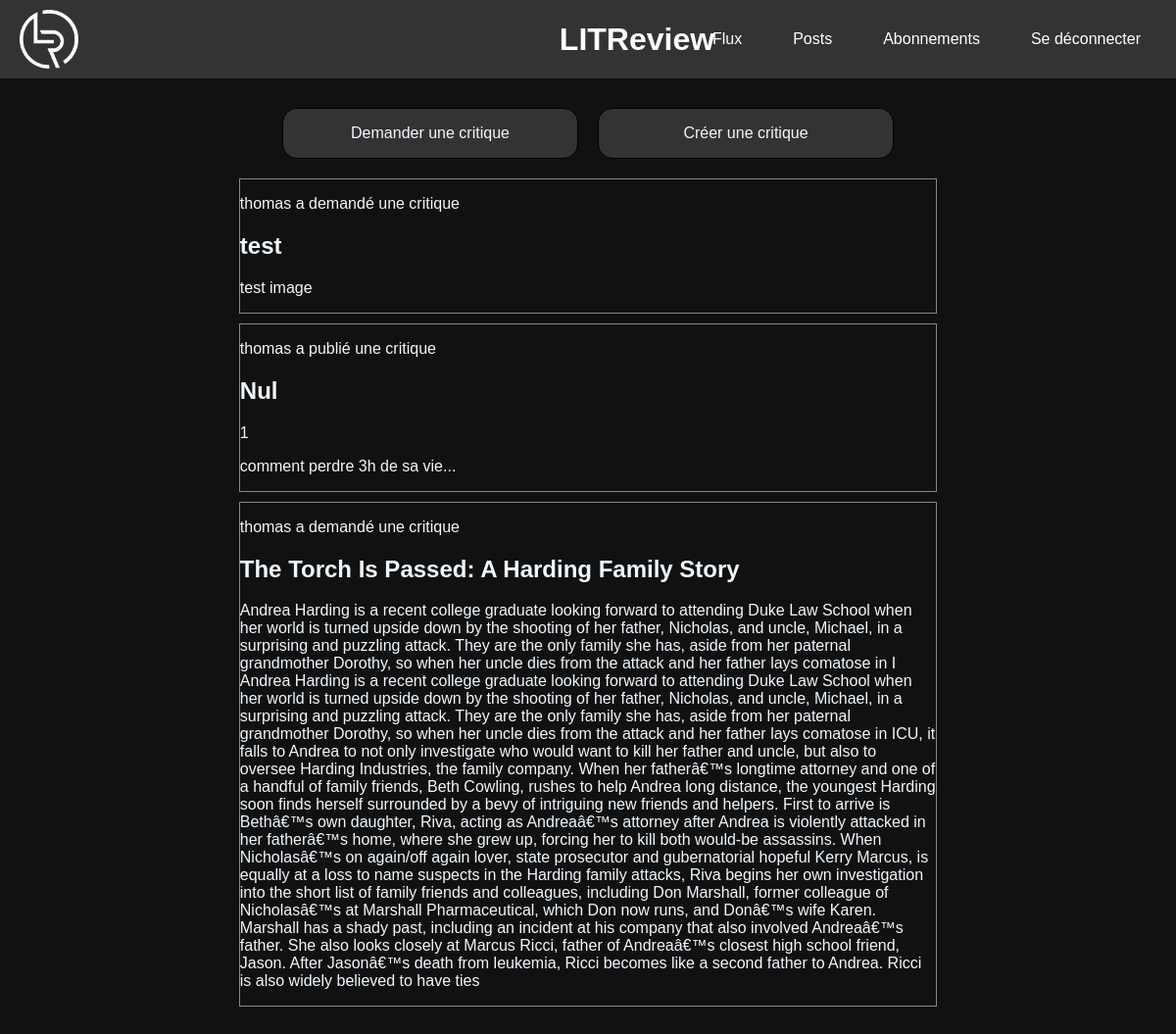
Screenshot of /feed/ (signed in) with the database file from the repository.
### LITReview/models.py (models this page shows)
class Ticket(models.Model):
    title = models.CharField(max_length=128)
    description = models.CharField(max_length=2048, blank=True)
    user = models.ForeignKey(
        to=settings.AUTH_USER_MODEL, on_delete=models.CASCADE
    )
    image = models.ImageField(upload_to='uploads/', null=True, blank=True)
    time_created = models.DateTimeField(auto_now_add=True)

class Review(models.Model):
    headline = models.CharField(max_length=128)
    ticket = models.ForeignKey(to=Ticket, on_delete=models.CASCADE)
    rating = models.PositiveSmallIntegerField(
        validators=[MinValueValidator(0), MaxValueValidator(5)]
    )
    body = models.CharField(max_length=8192, blank=True)
    user = models.ForeignKey(
        to=settings.AUTH_USER_MODEL, on_delete=models.CASCADE
    )
    time_created = models.DateTimeField(auto_now_add=True)

### feed/views.py (the view)
# urls.py: path('feed/', feed.feed, name='feed'),
@login_required
def feed(request: HttpRequest):
    reviews = get_users_viewable_reviews(request)
    tickets = get_users_viewable_tickets(request)
    posts = sorted(
        chain(reviews, tickets),
        key=lambda post: post.time_created,
        reverse=True
    )
    return render(request, 'feed.html', context={'posts': posts})

### feed/views.py (called while the page is built)
@login_required
def get_users_viewable_reviews(request: HttpRequest):
    return Review.objects.filter(user=request.user.pk).annotate(content_type=Value('REVIEW', CharField()))

@login_required
def get_users_viewable_tickets(request: HttpRequest):
    return Ticket.objects.filter(user=request.user.pk).annotate(content_type=Value('TICKET', CharField()))

### feed/templates/feed.html
{% extends 'base.html' %}
{% load static %}
{% block head %}
    <link rel="stylesheet" href="{% static 'css/feed.css' %}">
{% endblock %}
{% block content %}
    <div id="top_buttons">
        <a href="{% url 'new_ticket' %}">Demander une critique</a>
        <a href="{% url 'new_review' %}">Créer une critique</a>
    </div>
    <div class="feed-content">
        {% for post in posts %}
            {% if post.content_type == 'TICKET' %}
                {% include 'ticket_snippet.html' with ticket=post %}
            {% elif post.content_type == 'REVIEW' %}
                {% include 'review_snippet.html' with review=post ticket=post.ticket %}
            {% endif %}
        {% endfor %}
    </div>
{% endblock %}

### feed/templates/ticket_snippet.html (shortened to what this page needs)
<div class="snippet ticket-snippet">
    <p class="ticket-author">{{ ticket.user.username }} a demandé une critique</p>
    <h2>{{ ticket.title }}</h2>
    <p>{{ ticket.description }}</p>
</div>

### feed/templates/review_snippet.html
<div class="snippet review-snippet">
    <p class="review-author">{{ review.user.username }} a publié une critique</p>
    <h2>{{ review.headline }}</h2>
    <span class="rating">{{ review.rating }}</span>
    <p>{{ review.body }}</p>
</div>

### LITReview/static/css/base.css (style rules this page uses)
body { background-color: #111; margin-top: 110px; color: aliceblue; font-family: Arial, Helvetica, sans-serif; margin-bottom: 100px; overflow-y: scroll; }

### feed/static/css/feed.css (style rules this page uses)
#top_buttons { display: flex; flex-direction: row; justify-content: center; margin-bottom: 20px; gap: 20px; }
#top_buttons > a { color: inherit; text-decoration: none; border: 1px solid black; background-color: #333; width: 300px; text-align: center; vertical-align: bottom; border-radius: 15px; line-height: 50px; }
.snippet { border: 1px solid #888; width: 60%; margin-left: auto; margin-right: auto; left: 0; right: 0; margin-bottom: 10px; }

### rows the page displays
Ticket: user.username "thomas", title "test", description "test image"
Review: user.username "thomas", headline "Nul", rating "1", body "comment perdre 3h de sa vie..."
Ticket: user.username "thomas", title "The Torch Is Passed: A Harding Family Story", description "Andrea Harding is a recent college graduate looking forward to attending Duke Law School when her world is turned upside down by the shooting of her father, Nicholas, and uncle, Michael, in a surprising and puzzling attack. They are the only family she has, aside from her paternal grandmother Dorothy, so when her uncle dies from the attack and her father lays comatose in I Andrea Harding is a recent college graduate looking forward to attending Duke Law School when her world is turned upside down by the shooting of her father, Nicholas, and uncle, Michael, in a surprising and puzzling attack. They are the only family she has, aside from her paternal grandmother Dorothy, so when her uncle…"
